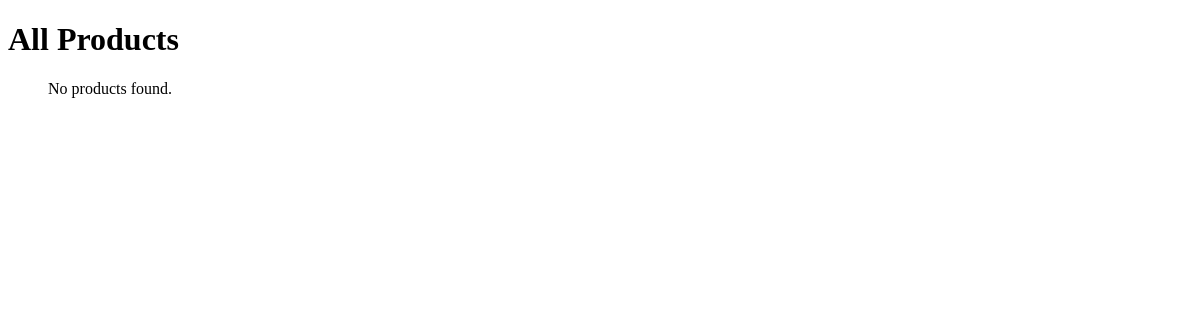
/products/, run on an earlier commit of the app's database.
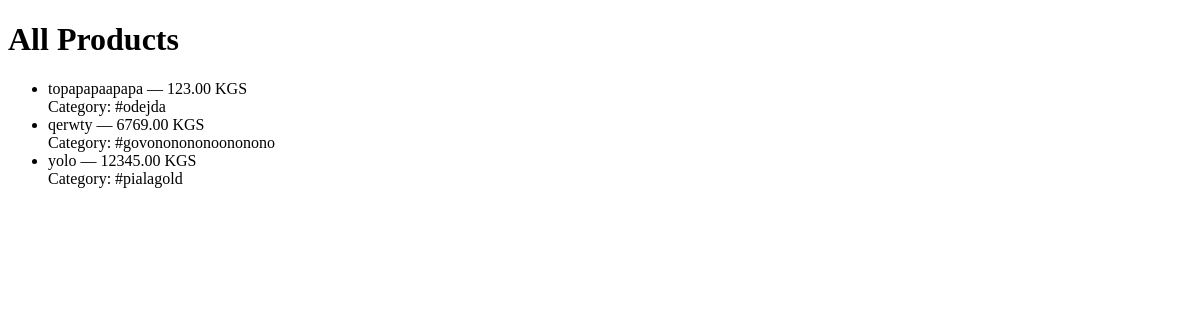
And on a later commit of the database.
### shop/models.py (models this page shows, shortened)
class Product(models.Model):
    name = models.CharField(max_length=150)
    price = models.DecimalField(max_digits=8, decimal_places=2)
    category = models.ForeignKey(Category, on_delete=models.CASCADE, related_name='products')

class Category(models.Model):
    name = models.CharField(max_length=100)

### shop/views.py (the view)
# urls.py: path('products/', views.product_list, name='product_list'),
def product_list(request):
    products = Product.objects.all()
    return render(request, 'shop/products.html', {'products': products})

### templates/shop/products.html (shortened to what this page needs)
<!DOCTYPE html>
<html>
<head>
</head>
<body>
    <h1>All Products</h1>
    <ul>
        {% for p in products %}
            <li>
                {{ p.name }} — {{ p.price }} KGS
                <br>
                Category: {{ p.category.name }}
            </li>
        {% empty %}
            <p>No products found.</p>
        {% endfor %}
    </ul>
</body>
</html>

What changed in the data, as far as the page shows it:
added Product: name "topapapaapapa", price "123.00", category.name "#odejda"
added Product: name "qerwty", price "6769.00", category.name "#govononononoononono"
added Product: name "yolo", price "12345.00", category.name "#pialagold"
Also different on the page:
text no longer shown: "No products found."
